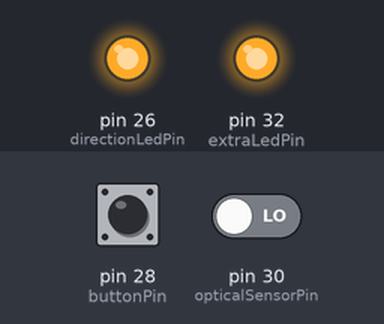
The sketch below on a simulated Arduino Mega 2560, built with avr-gcc and run on an emulated ATmega2560. Parts: output pins drawn as LEDs (lit = HIGH). The inputs (shaded band) are chosen by the test bench; at power-on: pin 28 (buttonPin) LOW, pin 30 (opticalSensorPin) LOW.

Above: at 1.2 s.
1.3 s: pin 28 (buttonPin) pulled HIGH for 0.15 s
At 1.8 s:
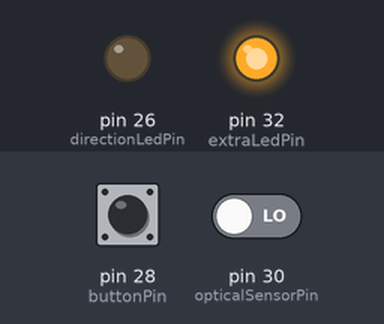
4.4 s: pin 28 (buttonPin) pulled HIGH for 1 s
At 5.3 s:
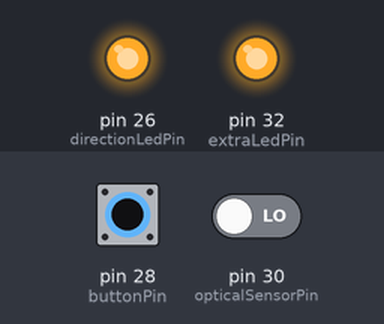
6.9 s: pin 28 (buttonPin) pulled HIGH for 3.2 s
At 7.3 s:
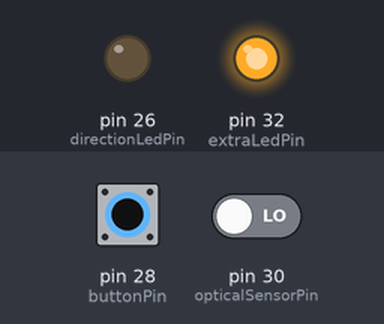
Timing chart, 0 to 9.9 s (numbered marks = the images above; inputs shaded):
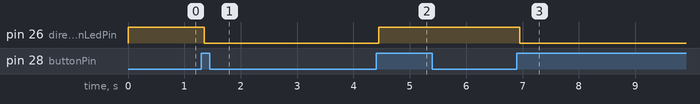

Measured:
- after the input at 1.3 s, pin 26 (directionLedPin): HIGH → LOW after 0.05 s
- after the input at 4.4 s, pin 26 (directionLedPin): LOW → HIGH after 0.05 s
- after the input at 6.9 s, pin 26 (directionLedPin): HIGH → LOW after 0.05 s

The sketch:

hoodEncoder.ino
```cpp
// constants won't change. They're used here to
// set pin numbers:
const int buttonPin = 28;
const int directionLedPin = 26;
const int extraLedPin = 32;
const int opticalSensorPin = 30;

// Variables will change:
int currentDirection = HIGH;
int encoderValue = 0;

int buttonState;
int lastButtonState = LOW;

int opticalSensorState;
int lastOpticalSensorState = LOW;

// the following variables are long's because the time, measured in miliseconds,
// will quickly become a bigger number than can be stored in an int.
long lastButtonDebounceTime = 0;  // the last time the output pin was toggled
long buttonDebounceDelay = 50;    // the debounce time; increase if the output flickers

long lastEncoderDebounceTime = 0;
long encoderDebounceDelay = 50;

void setup() {
  Serial.begin(9600);
  pinMode(buttonPin, INPUT);
  pinMode(opticalSensorPin, INPUT);
  pinMode(directionLedPin, OUTPUT);
  pinMode(extraLedPin, OUTPUT);

  // set initial LED state
  digitalWrite(directionLedPin, currentDirection);
  digitalWrite(extraLedPin, HIGH);
}

void loop() {
  int buttonPinReading = digitalRead(buttonPin);
  handleButton(buttonPinReading);

  int opticalSensorReading = digitalRead(opticalSensorPin);
  handleOpticalSensor(opticalSensorReading);
}

void handleOpticalSensor(int opticalSensorReading){
  if (opticalSensorReading != lastOpticalSensorState) {
    lastEncoderDebounceTime = millis();
  }

  if ((millis() - lastEncoderDebounceTime) > encoderDebounceDelay) {
    if (opticalSensorReading != opticalSensorState) {
      opticalSensorState = opticalSensorReading;
      Serial.println(opticalSensorState);
      if (opticalSensorState == HIGH) {
        stepEncoder();
        printEncoderValue();
      }
    }
  }
  lastOpticalSensorState = opticalSensorReading;
}

void stepEncoder(){
  if(currentDirection == HIGH){
    encoderValue++;
  }else{
    encoderValue--;
  }
}

void printEncoderValue(){
  Serial.print("Encoder value: ");
  Serial.print(encoderValue);
  Serial.print(". Direction: ");
  if(currentDirection == HIGH){
    Serial.println(" forward.");
  }else{
    Serial.println(" backward.");
  }
}


void handleButton(int buttonPinReading){
  if (buttonPinReading != lastButtonState) {
    // reset the debouncing timer
    lastButtonDebounceTime = millis();
  }

  if ((millis() - lastButtonDebounceTime) > buttonDebounceDelay) {
    // whatever the buttonPinReading is at, it's been there for longer
    // than the debounce delay, so take it as the actual current state:

    // if the button state has changed:
    if (buttonPinReading != buttonState) {
      buttonState = buttonPinReading;

      // only toggle the LED if the new button state is HIGH
      if (buttonState == HIGH) {
        currentDirection = !currentDirection;
      }
    }
  }
  digitalWrite(directionLedPin, currentDirection);
  lastButtonState = buttonPinReading;
}
```
